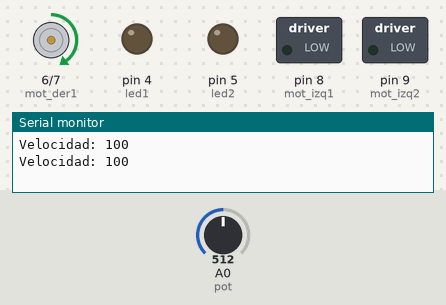
This sketch was run on a simulated Arduino Uno, built with avr-gcc and run on an emulated ATmega328P. Shown: motor-driver pin pairs drawn as motors (green arrow = first pin HIGH = forward, orange = second pin HIGH = backward, longer = more drive), switched loads named in the sketch (green lamp = pin HIGH), output pins drawn as LEDs (lit = HIGH), the last lines printed to the serial monitor. Inputs (shaded band) come from the test bench; at power-on: A0 (pot) = 512.

Above: at 1.8 s.
1.9 s: A0 (pot) set to 716
At 3.0 s:
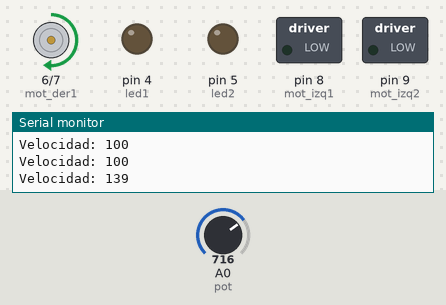
3.5 s: A0 (pot) set to 1023
At 4.6 s:
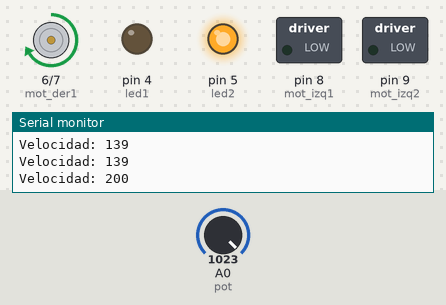
5.5 s: A0 (pot) set to 306
At 7.2 s:
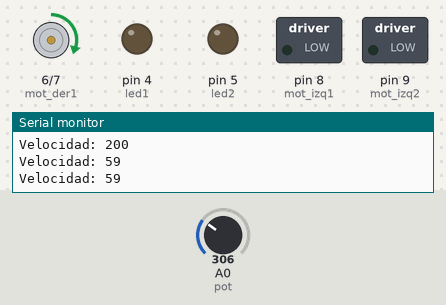
7.5 s: A0 (pot) set to 0
At 8.9 s:
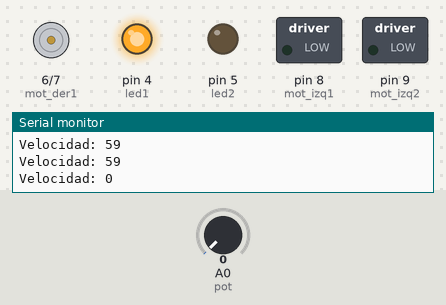
Timing chart, 0 to 10.5 s (numbered marks = the images above; inputs shaded):
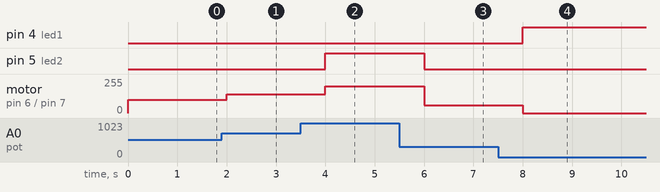

Measured:
- after the input at 1.9 s, motor on pin 6 (mot_der1) / pin 7 (mot_der2): forward 100/255 → forward 139/255 after 0.10 s
- after the input at 3.5 s, pin 5 (led2): LOW → HIGH after 0.50 s; motor on pin 6 (mot_der1) / pin 7 (mot_der2): forward 139/255 → forward 200/255 after 0.50 s
- after the input at 5.5 s, pin 5 (led2): HIGH → LOW after 0.50 s; motor on pin 6 (mot_der1) / pin 7 (mot_der2): forward 200/255 → forward 59/255 after 0.50 s
- after the input at 7.5 s, pin 4 (led1): LOW → HIGH after 0.50 s; motor on pin 6 (mot_der1) / pin 7 (mot_der2): forward 59/255 → stopped after 0.50 s

The sketch:

lab6.ino
```cpp
/*
controlar la velocidad del motor entre 0 a 200 de velocidad, con un potenciometro
si la velocidad es 0: encender un led de apagado
si la velocidad es 200: encender otro led en alerta
*/

int led1 = 4;
int led2 = 5;
int mot_der1 = 6;
int mot_der2 = 7;
int mot_izq1 = 8;
int mot_izq2 = 9;
int pot = A0;

void setup(){
  Serial.begin(9600);
  pinMode(led1,OUTPUT);
  pinMode(led2,OUTPUT);

  pinMode(mot_der1,OUTPUT);
  pinMode(mot_der2,OUTPUT);
  pinMode(mot_izq1,OUTPUT);
  pinMode(mot_izq2,OUTPUT);
  pinMode(pot,INPUT);
}

void loop(){
  int velocidad = analogRead(pot);
  velocidad = map(velocidad,0,1023,0,200);
  Serial.print("Velocidad: ");
  Serial.println(velocidad);
  if(velocidad == 0){
    digitalWrite(led1,HIGH);
    digitalWrite(led2,LOW);
  }else if(velocidad == 200){
    digitalWrite(led1,LOW);
    digitalWrite(led2,HIGH);
  }else{
    digitalWrite(led1,LOW);
    digitalWrite(led2,LOW);
    analogWrite(mot_der1,velocidad);
    analogWrite(mot_der2,0);
  }
  analogWrite(mot_der1,velocidad);
  analogWrite(mot_der2,0);
  analogWrite(mot_izq1,0);
  analogWrite(mot_izq2,0);
  delay(1000);
}
```
